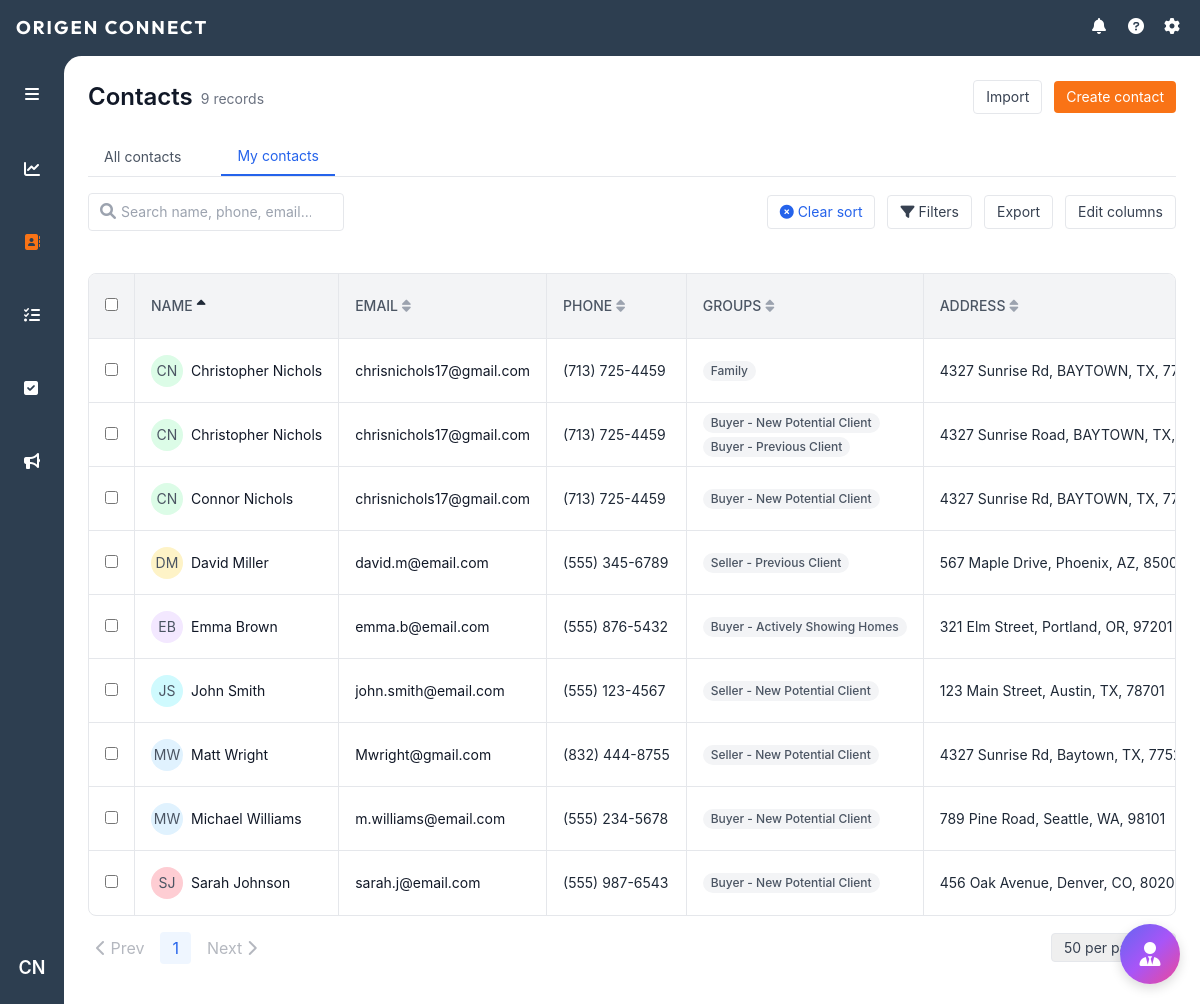
/ (signed in), run on an earlier commit of the app's database.
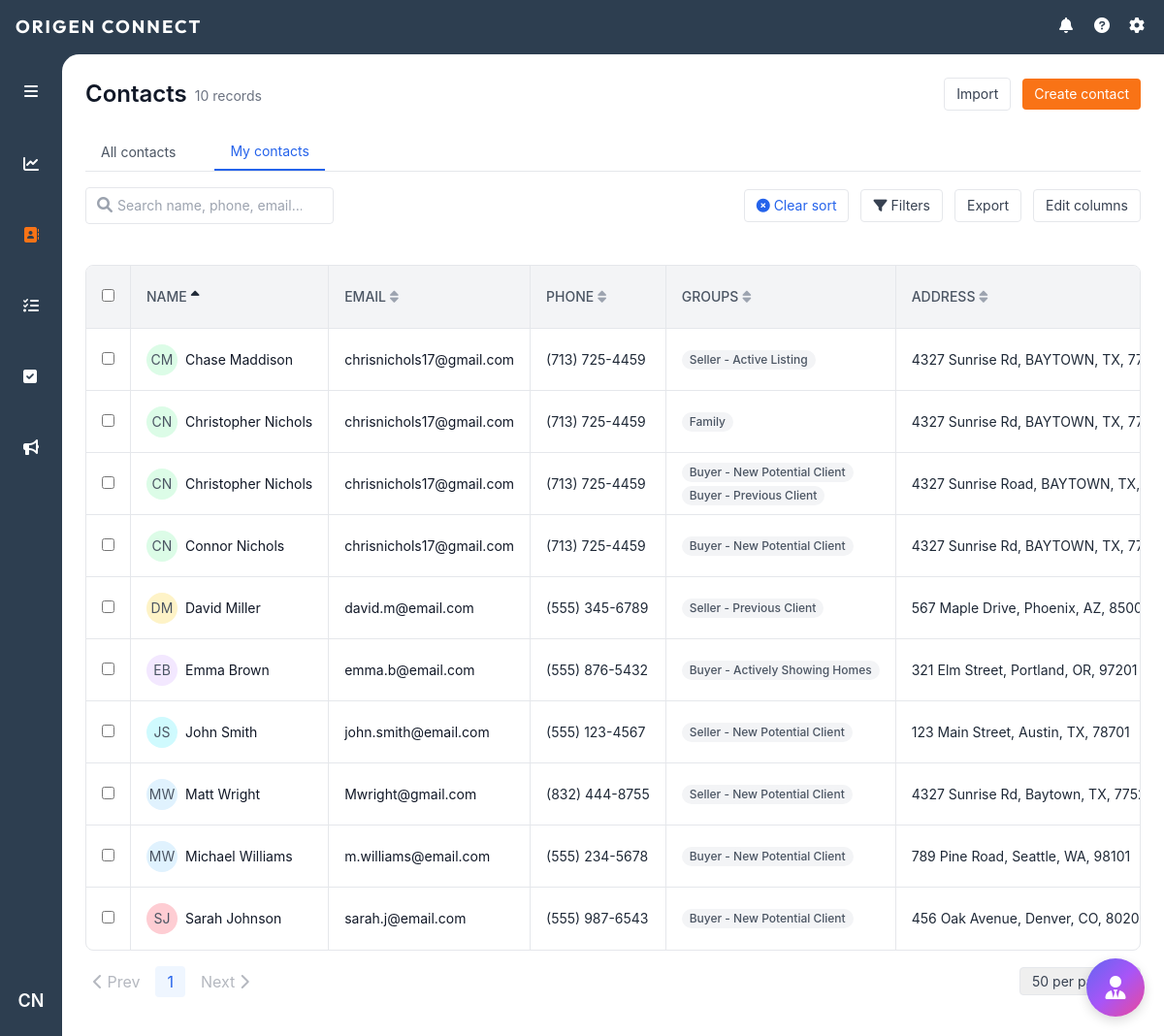
And on a later commit of the database.
### models.py (models this page shows, shortened)
class Contact(db.Model):
    id = db.Column(db.Integer, primary_key=True)
    user_id = db.Column(db.Integer, db.ForeignKey('user.id'), nullable=False)
    first_name = db.Column(db.String(80), nullable=False)
    last_name = db.Column(db.String(80), nullable=False)
    email = db.Column(db.String(120))
    phone = db.Column(db.String(20))
    street_address = db.Column(db.String(200))
    city = db.Column(db.String(100))
    state = db.Column(db.String(50))
    zip_code = db.Column(db.String(20))
    notes = db.Column(db.Text)
    created_at = db.Column(db.DateTime, nullable=False, default=datetime.utcnow)
    updated_at = db.Column(db.DateTime, nullable=False, default=datetime.utcnow,
                          onupdate=datetime.utcnow)
    potential_commission = db.Column(db.Numeric(10, 2), nullable=False, default=5000.00)
    last_email_date = db.Column(db.Date, nullable=True)
    last_text_date = db.Column(db.Date, nullable=True)
    last_phone_call_date = db.Column(db.Date, nullable=True)
    last_contact_date = db.Column(db.Date, nullable=True)
    current_objective = db.Column(db.Text, nullable=True)
    move_timeline = db.Column(db.Text, nullable=True)
    motivation = db.Column(db.Text, nullable=True)
    financial_status = db.Column(db.Text, nullable=True)
    additional_notes = db.Column(db.Text, nullable=True)
    owner = db.relationship('User', backref=db.backref('contacts', lazy=True))
    groups = db.relationship('ContactGroup',
                           secondary=contact_groups,
                           back_populates='contacts',
                           lazy='joined')

class ContactGroup(db.Model):
    id = db.Column(db.Integer, primary_key=True)
    name = db.Column(db.String(100), unique=True, nullable=False)
    category = db.Column(db.String(50), nullable=False)
    sort_order = db.Column(db.Integer, nullable=False)
    created_at = db.Column(db.DateTime, nullable=False, default=datetime.utcnow)
    contacts = db.relationship('Contact',
                             secondary=contact_groups,
                             back_populates='groups',
                             lazy='dynamic')

### routes/main.py (the view, shortened to what this page needs)
@main_bp.route('/')
@login_required
def index():
    show_all = request.args.get('view') == 'all' and current_user.role == 'admin'
    sort_by = request.args.get('sort', 'name')
    sort_dir = request.args.get('dir', 'asc')
    search_query = request.args.get('q', '').strip()
    page = request.args.get('page', 1, type=int)
    per_page = request.args.get('per_page', 50, type=int)
    if show_all:
        query = Contact.query
    else:
        query = Contact.query.filter_by(user_id=current_user.id)
    owners = request.args.get('owners')
    if show_all and owners:
        owner_ids = [int(id) for id in owners.split(',')]
        query = query.filter(Contact.user_id.in_(owner_ids))
    groups = request.args.get('groups')
    if groups:
        group_ids = [int(id) for id in groups.split(',')]
        query = query.join(Contact.groups).filter(ContactGroup.id.in_(group_ids))
    zips = request.args.get('zips')
    if zips:
        zip_list = [z.strip() for z in zips.split(',')]
        query = query.filter(Contact.zip_code.in_(zip_list))
    commission_range = request.args.get('commission')
    if sort_by == 'owner':
        query = query.join(User, Contact.user_id == User.id)
        if sort_dir == 'asc':
            query = query.order_by(User.first_name.asc(), User.last_name.asc())
        else:
            query = query.order_by(User.first_name.desc(), User.last_name.desc())
    elif sort_by == 'potential_commission':
        if sort_dir == 'asc':
            query = query.filter(Contact.potential_commission.isnot(None)).order_by(Contact.potential_commission.asc())
        else:
            query = query.filter(Contact.potential_commission.isnot(None)).order_by(Contact.potential_commission.desc())
    else:
        sort_map = {
            'name': [Contact.first_name, Contact.last_name],
            'email': [Contact.email],
            'phone': [Contact.phone],
            'address': [Contact.street_address],
            'notes': [Contact.notes],
            'created_at': [Contact.created_at],
            'last_contact_date': [Contact.last_contact_date]
        }
        if sort_by in sort_map:
            sort_attrs = sort_map[sort_by]
            if sort_dir == 'asc':
                query = query.order_by(*[attr.asc() for attr in sort_attrs])
            else:
                query = query.order_by(*[attr.desc() for attr in sort_attrs])
    total_contacts = query.count()  # Get total count before pagination
    pagination = query.paginate(page=page, per_page=per_page, error_out=False)
    contacts = pagination.items
    all_groups = ContactGroup.query.order_by(ContactGroup.name).all()
    all_owners = []
    if show_all:
        all_owners = User.query.order_by(User.first_name, User.last_name).all()
    return render_template('index.html',
                         contacts=contacts,
                         total_contacts=total_contacts,  # Pass total count to template
                         show_all=show_all,
                         current_sort=sort_by,
                         current_dir=sort_dir,
                         all_groups=all_groups,
                         all_owners=all_owners,
                         pagination=pagination,
                         per_page=per_page)

### app.py (called while the page is built)
def create_app():
    app = Flask(__name__)
    app.config.from_object('config.Config')
    db.init_app(app)
    migrate = Migrate(app, db)
    login_manager = LoginManager()
    login_manager.init_app(app)
    login_manager.login_view = 'auth.login'
    app.jinja_env.filters['abs'] = abs
    mail = Mail()
    mail.init_app(app)
    @login_manager.user_loader
    def load_user(user_id):
        return User.query.get(int(user_id))
    app.register_blueprint(main_bp)
    app.register_blueprint(auth_bp)
    app.register_blueprint(tasks_bp)
    app.register_blueprint(contacts_bp)
    app.register_blueprint(daily_todo)
    app.register_blueprint(ai_chat)
    app.register_blueprint(user_todo_bp)
    app.register_blueprint(admin_bp)
    app.register_blueprint(marketing)
    return app

### templates/index.html (shortened to what the changed rows need)
{% extends "base.html" %}
{% block content %}
<div class="p-6">
    <div class="flex justify-between items-center mb-6">
        <div class="flex items-center space-x-2">
            <h1 class="text-2xl font-semibold text-gray-900 hidden md:block">Contacts</h1>
            <span class="text-sm text-gray-500 translate-y-0.5 ml-2">{{ total_contacts }} record{% if total_contacts != 1 %}s{% endif %}</span>
        </div>
    </div>
    <link href="https://cdn.jsdelivr.net/npm/tom-select@2.2.2/dist/css/tom-select.css" rel="stylesheet">
    <div class="border rounded-lg overflow-hidden hidden md:block">
        <table class="w-full">
            <thead class="bg-gray-100 text-sm border-b">
                <tr>
                    <th class="w-8 px-4 py-3">
                        <input type="checkbox" class="rounded">
                    </th>
                    <th class="w-64 px-4 py-3 font-medium text-gray-600 border-l text-sm">
                        <div class="flex items-center space-x-1 cursor-pointer" onclick="sortTable('name')">
                            <span>NAME</span>
                            <i class="fas fa-sort{% if current_sort == 'name' %}{% if current_dir == 'asc' %}-up{% else %}-down{% endif %}{% endif %}
                               text-{% if current_sort == 'name' %}gray-800{% else %}gray-400{% endif %} hover:text-gray-600"></i>
                        </div>
                    </th>
                    <th class="w-48 px-4 py-3 font-medium text-gray-600 border-l text-sm">
                        <div class="flex items-center space-x-1 cursor-pointer" onclick="sortTable('email')">
                            <span>EMAIL</span>
                            <i class="fas fa-sort{% if current_sort == 'email' %}{% if current_dir == 'asc' %}-up{% else %}-down{% endif %}{% endif %}
                               text-{% if current_sort == 'email' %}gray-800{% else %}gray-400{% endif %} hover:text-gray-600"></i>
                        </div>
                    </th>
                    <th class="w-40 px-4 py-3 font-medium text-gray-600 border-l text-sm">
                        <div class="flex items-center space-x-1 cursor-pointer" onclick="sortTable('phone')">
                            <span>PHONE</span>
                            <i class="fas fa-sort{% if current_sort == 'phone' %}{% if current_dir == 'asc' %}-up{% else %}-down{% endif %}{% endif %}
                               text-{% if current_sort == 'phone' %}gray-800{% else %}gray-400{% endif %} hover:text-gray-600"></i>
                        </div>
                    </th>
                    <th class="w-64 px-4 py-3 font-medium text-gray-600 border-l text-sm">
                        <div class="flex items-center space-x-1">
                            <span>GROUPS</span>
                            <i class="fas fa-sort text-gray-400 hover:text-gray-600 cursor-pointer"></i>
                        </div>
                    </th>
                    <th class="w-48 px-4 py-3 font-medium text-gray-600 border-l text-sm">
                        <div class="flex items-center space-x-1 cursor-pointer" onclick="sortTable('address')">
                            <span>ADDRESS</span>
                            <i class="fas fa-sort{% if current_sort == 'address' %}{% if current_dir == 'asc' %}-up{% else %}-down{% endif %}{% endif %}
                               text-{% if current_sort == 'address' %}gray-800{% else %}gray-400{% endif %} hover:text-gray-600"></i>
                        </div>
                    </th>
                </tr>
            </thead>
            <tbody class="divide-y text-sm">
                {% for contact in contacts %}
                <tr class="hover:bg-gray-50 h-16 cursor-pointer" onclick="window.location.href='{{ url_for('contacts.view_contact', contact_id=contact.id) }}'">
                    <td class="px-4" onclick="event.stopPropagation()">
                        <input type="checkbox" class="rounded">
                    </td>
                    <td class="px-4 border-l">
                        <div class="flex items-center">
                            <div class="w-8 h-8 rounded-full flex items-center justify-center text-sm mr-2 flex-shrink-0 text-gray-600
                                {% set initials = contact.first_name[0]|upper + contact.last_name[0]|upper %}
                                {{ colors[initials[0]] or 'bg-gray-100' }}"
                            >
                                {{ contact.first_name[0] }}{{ contact.last_name[0] }}
                            </div>
                            <span class="text-gray-900 text-sm overflow-hidden overflow-ellipsis whitespace-nowrap max-w-[180px]">
                                {{ contact.first_name }} {{ contact.last_name }}
                            </span>
                        </div>
                    </td>
                    <td class="px-4 border-l">
                        <div class="overflow-hidden overflow-ellipsis whitespace-nowrap text-gray-900">
                            {{ contact.email or '--' }}
                        </div>
                    </td>
                    <td class="px-4 border-l">
                        <div class="overflow-hidden overflow-ellipsis whitespace-nowrap">
                            {{ contact.phone or '--' }}
                        </div>
                    </td>
                    <td class="px-4 border-l relative">
                        <div class="flex flex-wrap gap-1 max-h-12 overflow-hidden relative">
                            {% for group in contact.groups[:2] %}
                                <span class="inline-flex items-center px-2 py-0.5 rounded-full text-xs font-medium bg-gray-100 text-gray-600 whitespace-nowrap">
                                    {{ group.name }}
                                </span>
                            {% else %}
                                --
                            {% endfor %}
                        </div>
                    </td>
                    <td class="px-4 border-l relative group">
                        <div class="overflow-hidden overflow-ellipsis whitespace-nowrap">
                            {% set address_parts = [] %}
                            {% if contact.street_address %}
                                {% set _ = address_parts.append(contact.street_address) %}
                            {% endif %}
                            {% if contact.city %}
                                {% set _ = address_parts.append(contact.city) %}
                            {% endif %}
                            {% if contact.state %}
                                {% set _ = address_parts.append(contact.state) %}
                            {% endif %}
                            {% if contact.zip_code %}
                                {% set _ = address_parts.append(contact.zip_code) %}
                            {% endif %}
                            {{ address_parts|join(', ') or '--' }}
                        </div>
                    </td>
                </tr>
                {% else %}
                <tr>
                    <td colspan="{{ '9' if current_user.role == 'admin' and show_all else '8' }}" class="px-4 py-8 text-center text-gray-500 text-sm">
                        No contacts found. Click "Create contact" to add one.
                    </td>
                </tr>
                {% endfor %}
            </tbody>
        </table>
    </div>
    <div class="flex items-center justify-between mt-4 pb-20 md:pb-4">
        <div class="flex items-center space-x-2">
            {% if pagination.has_prev %}
            <a href="{{ url_for('main.index', page=pagination.prev_num, per_page=per_page, sort=current_sort, dir=current_dir, view=request.args.get('view'), q=request.args.get('q')) }}"
               class="px-2 py-1 text-gray-700 hover:text-gray-900">
                <i class="fas fa-chevron-left"></i> Prev
            </a>
            {% else %}
            <button class="px-2 py-1 text-gray-500 disabled:opacity-50" disabled>
                <i class="fas fa-chevron-left"></i> Prev
            </button>
            {% endif %}
            {% for page_num in pagination.iter_pages(left_edge=2, left_current=2, right_current=2, right_edge=2) %}
                {% if page_num %}
                    {% if page_num == pagination.page %}
                    <span class="px-3 py-1 bg-blue-50 text-blue-600 rounded">{{ page_num }}</span>
                    {% else %}
                    <a href="{{ url_for('main.index', page=page_num, per_page=per_page, sort=current_sort, dir=current_dir, view=request.args.get('view'), q=request.args.get('q')) }}"
                       class="px-3 py-1 text-gray-700 hover:bg-gray-100 rounded">{{ page_num }}</a>
                    {% endif %}
                {% else %}
                    <span class="px-2 text-gray-500">...</span>
                {% endif %}
            {% endfor %}
            {% if pagination.has_next %}
            <a href="{{ url_for('main.index', page=pagination.next_num, per_page=per_page, sort=current_sort, dir=current_dir, view=request.args.get('view'), q=request.args.get('q')) }}"
               class="px-2 py-1 text-gray-700 hover:text-gray-900">
                Next <i class="fas fa-chevron-right"></i>
            </a>
            {% else %}
            <button class="px-2 py-1 text-gray-500 disabled:opacity-50" disabled>
                Next <i class="fas fa-chevron-right"></i>
            </button>
            {% endif %}
        </div>
    </div>
</div>
{% endblock %}

What changed in the data, as far as the page shows it:
added Contact: first_name "C", last_name "M", first_name "Chase", last_name "Maddison", email "chrisnichols17@gmail.com", phone "(713) 725-4459", address_parts "4327 Sunrise Rd, BAYTOWN, TX,…"
now on this page (row unchanged): ContactGroup: name "Seller - Active Listing", shown under "C"
Also different on the page:
{{ total_contacts }}: "9" → "10"
